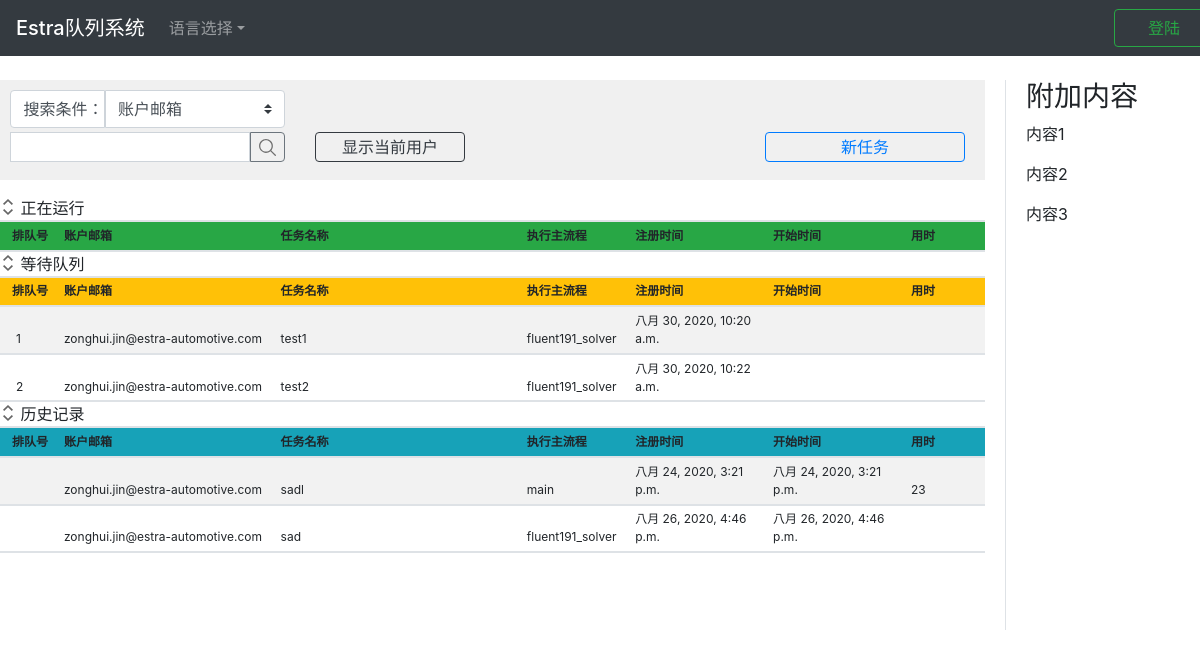
Before: / with the older database file.
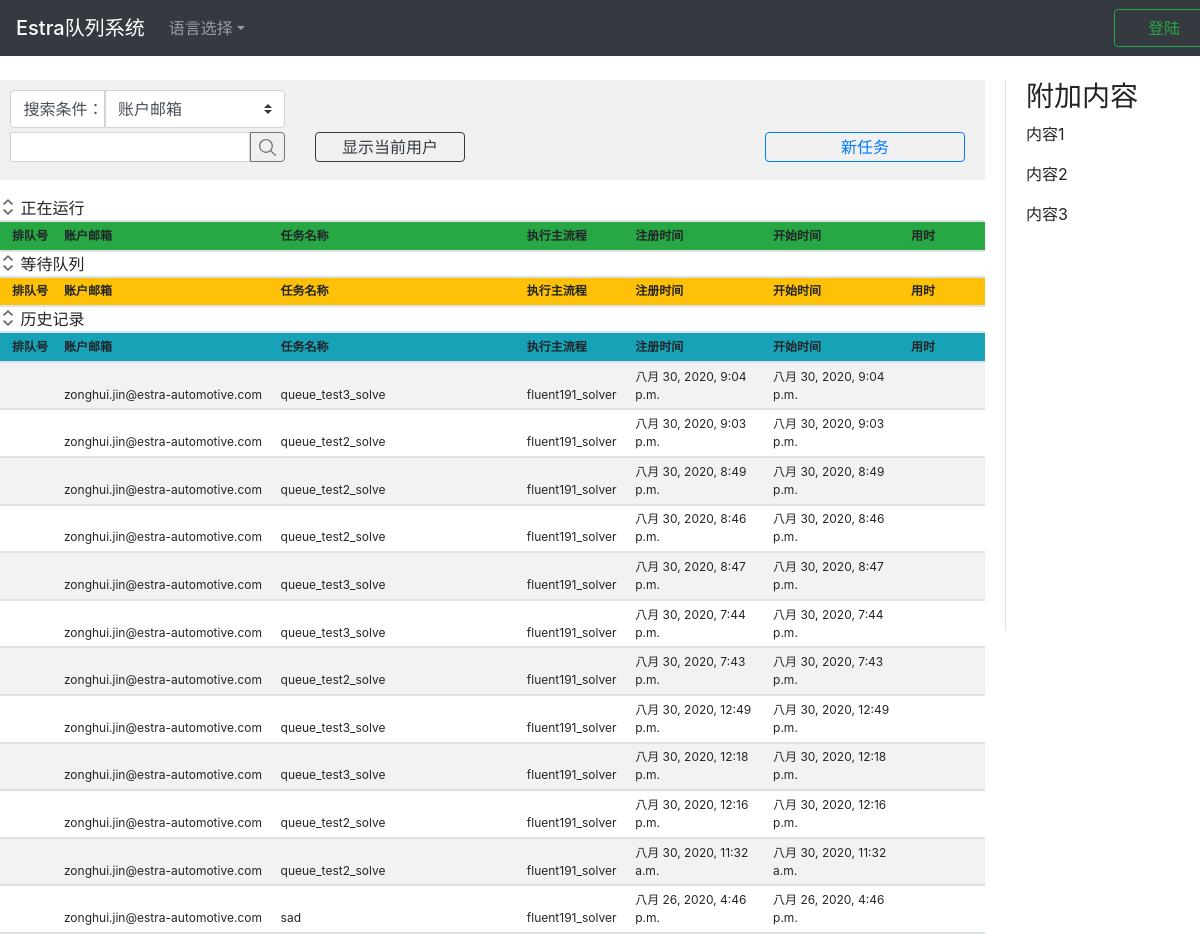
After: the same page with the newer database file.
### app_queue/models.py (models this page shows, shortened)
class WaitList(models.Model):
    objects = models.Manager()                  # for reminder purpose
    id = models.AutoField('ID', primary_key=True)
    order_id = models.IntegerField('队列ID')
    account_email = models.EmailField('账户邮箱', )
    sender_address = models.CharField('请求者地址', max_length=64)
    exec_app = models.CharField('执行主流程', max_length=128)
    mission_name = models.CharField('任务名称', max_length=64)
    mission_data = models.TextField('任务详情', )
    register_time = models.DateTimeField('注册时间', auto_now_add=True)
    start_time = models.CharField('开始时间', blank=True, default='', max_length=64)
    used_time = models.CharField('用时', max_length=64, blank=True, default='')
    def short_mission_data(self):
        if len(str(self.mission_data)) > 30:
            return '{}...'.format(str(self.mission_data)[0:29])
        else:
            return str(self.mission_data)
    short_mission_data.allow_tags = True
    short_mission_data.short_description = '任务详情'
    class Meta:
        ordering = ["order_id"]
        verbose_name = "等待队列"
        verbose_name_plural = "等待队列"

class HistoryList(models.Model):
    objects = models.Manager()
    id = models.AutoField('ID', primary_key=True)
    order_id = models.CharField('队列ID', blank=True, default='', max_length=16)
    account_email = models.EmailField('账户邮箱', )
    sender_address = models.CharField('请求者地址', max_length=64)
    exec_app = models.CharField('执行主流程', max_length=128)
    mission_name = models.CharField('任务名称', max_length=64)
    mission_data = models.TextField('任务详情', )
    register_time = models.DateTimeField('注册时间')
    start_time = models.DateTimeField('开始时间')
    used_time = models.CharField('用时', max_length=64)
    def short_mission_data(self):
        if len(str(self.mission_data)) > 30:
            return '{}...'.format(str(self.mission_data)[0:29])
        else:
            return str(self.mission_data)
    short_mission_data.allow_tags = True
    short_mission_data.short_description = '任务详情'
    class Meta:
        ordering = ["id"]
        verbose_name = "历史记录队列"
        verbose_name_plural = "历史记录队列"

### app_queue/views.py (the view)
# urls.py: path(r'', views.index),
def index(request):
    user_name = request.session.get('user_name')
    user_name_short = ''
    is_login = False
    if user_name:
        is_login = True
        user_name_short = user_name.split('.')[0]
    main_apps = os.listdir('server_app')
    extend_apps_dict = {}
    for i, app in enumerate(main_apps):
        extend_apps_list = []
        file_list = os.listdir('server_app/%s' % app)
        for file in file_list:
            if file.startswith('extend_'):
                app_name = file.replace('extend_', '')
                extend_apps_list.append(app_name)
        extend_apps_dict[app] = extend_apps_list
    parameters = {
        'error_info': '',
        'user_name_short': user_name_short,
        'user_name': user_name,
        'is_login': is_login,
        'main_apps': main_apps,
        'extend_apps_dict': extend_apps_dict,
    }
    for list_name, obj in list_obj.items():
        parameters[list_name] = obj.all()
    return render(request, 'index.html', parameters)

### app_queue/templates/index.html (shortened to what this page needs)
{% extends 'base.html' %}
{% load static %}
{% block css %}
<link href="{% static 'css/index2.css' %}" rel="stylesheet"/>{% endblock %}
{% block login_info %}
    {% if is_login == True %}
        <div class="text-whit text-success btn user_info">Welcome {{user_name_short}}</div>
        <a id="btn_logout" href="/logout"
           class="btn btn-outline-success btn_sign_up">注销
        </a>
    {% else %}
        <button type="button" id="btn_login" data-toggle="modal" data-target="#modal_login"
                class="btn btn-outline-success btn_sign_up">登陆
        </button>
    {% endif %}
{% endblock %}
{% block content %}
<div class="block_content_left ">
    <div class="block_control">
        <div class="input-group-prepend">
            <div class="search_tip">搜索条件：</div>
            <div class="">
                <select class="custom-select select_condition" id="search_condition">
                    <option selected value="2">账户邮箱</option>
                </select>
            </div>
        </div>
        <div class="input-group mb-3 mt-1">
            <input type="text" class="form-control input_search" id="input_search_key">
            <button class="btn btn-outline-secondary btn_search " type="button" id="btn_search"></button>
            <button type="button" class="btn btn-outline-dark btn_filter_user"
            {% if is_login == True %}
                id="btn_filter_user"
            {% else %}
                id="btn_filter_user_false"
            {% endif %}
            >显示当前用户
            </button>
            <button type="button" class="btn btn-outline-primary btn_add"
            {% if is_login == True %}
                id="btn_add_mission"
            {% else %}
                id="btn_add_mission_false"
            {% endif %}
            >新任务
            </button>
        </div>
    </div>
    <div class="block_table table-hover table-striped table-sm mt-3" id="area_3tables">
        <div class="margin_bottom">
            <button class="btn_collapse" type="button" data-toggle="collapse"
                    data-target="#collapse_table1"
                    aria-expanded="false" aria-controls="collapse_table1">
            </button>
            正在运行
        </div>
        <div id="collapse_table1" class="collapse show">
            <table class="" id="table_running">
                <thead class="bg-success">
                <tr>
                    <th class="item1">排队号</th>
                    <th class="item2">账户邮箱</th>
                    <th class="item3">任务名称</th>
                    <th class="item4">执行主流程</th>
                    <th class="item5">注册时间</th>
                    <th class="item6">开始时间</th>
                    <th class="item7">用时</th>
                </tr>
                </thead>
            </table>
        </div>
        <div class="margin_bottom">
            <button class="btn_collapse" type="button" data-toggle="collapse"
                    data-target="#collapse_table2"
                    aria-expanded="false" aria-controls="collapse_table2">
            </button>
            等待队列
        </div>
        <div id="collapse_table2" class="collapse show">
            <table class="" id="table_waiting">
                <thead class="bg-warning">
                <tr>
                    <th class="item1">排队号</th>
                    <th class="item2">账户邮箱</th>
                    <th class="item3">任务名称</th>
                    <th class="item4">执行主流程</th>
                    <th class="item5">注册时间</th>
                    <th class="item6">开始时间</th>
                    <th class="item7">用时</th>
                </tr>
                </thead>
                <tbody>
                {% for mission in waiting_list %}
                <tr>
                    <td class="item1_td">{{mission.order_id}}</td>
                    <td>{{mission.account_email}}</td>
                    <td>{{mission.mission_name}}</td>
                    <td>{{mission.exec_app}}</td>
                    <td>{{mission.register_time}}</td>
                    <td>{{mission.start_time}}</td>
                    <td></td>
                </tr>
                {% endfor %}
                </tbody>
            </table>
        </div>
        <div class="margin_bottom">
            <button class="btn_collapse" type="button" data-toggle="collapse"
                    data-target="#collapse_table3"
                    aria-expanded="false" aria-controls="collapse_table3">
            </button>
            历史记录
        </div>
        <div id="collapse_table3" class="collapse show">
            <table class="" id="table_history">
                <thead class="bg-info">
                <tr>
                    <th class="item1">排队号</th>
                    <th class="item2">账户邮箱</th>
                    <th class="item3">任务名称</th>
                    <th class="item4">执行主流程</th>
                    <th class="item5">注册时间</th>
                    <th class="item6">开始时间</th>
                    <th class="item7">用时</th>
                </tr>
                </thead>
                <tbody>
                {% for mission in history_list reversed%}
                <tr>
                    <td></td>
                    <td>{{mission.account_email}}</td>
                    <td>{{mission.mission_name}}</td>
                    <td>{{mission.exec_app}}</td>
                    <td>{{mission.register_time}}</td>
                    <td>{{mission.start_time}}</td>
                    <td>{{mission.used_time}}</td>
                </tr>
                {% endfor %}
                </tbody>
            </table>
        </div>
    </div>
</div>
<div class="block_additional">
    <div class="fix_aside">
        <h3>附加内容</h3>
        <p>内容1</p>
        <p>内容2</p>
        <p>内容3</p>
    </div>
</div>
{% endblock content %}

### templates/base.html (shortened to what this page needs)
<!doctype html>
{% load static %}
<html lang="en">
<head>
    <link rel="stylesheet" href="https://cdn.jsdelivr.net/npm/bootstrap@4.5.0/dist/css/bootstrap.min.css"
>
    <link rel="stylesheet" href="{%static 'css/base.css'%}">
    {% block css %}{% endblock %}
</head>
<body>
<div class=" bg-dark fixed-top">
    <nav class="navbar navbar-expand-lg navbar-dark nav_content">
        <a class="navbar-brand mb-0 h1" href="/">Estra队列系统</a>
        <div class="collapse navbar-collapse" id="navbarSupportedContent">
            <ul class="navbar-nav mr-auto">
                <li class="nav-item dropdown">
                    <a class="nav-link dropdown-toggle" href="#" id="navbarDropdown" role="button"
                       data-toggle="dropdown"
                       aria-haspopup="true" aria-expanded="false">语言选择</a>
                </li>
            </ul>
            {% block login_info %}
            {% endblock %}
        </div>
    </nav>
</div>
<div class="block_content">
{% block content %}
{% endblock%}
</div>
</body>
</html>

### static/css/base.css (style rules this page uses)
.nav_content { width: 1230px; margin: 0px auto; }
.block_content { position: relative; top: 75px; width: 1200px; margin: 5px auto; }

### static/css/index2.css (style rules this page uses)
.btn_sign_up { width: 100px; }
.search_tip { display: inline-block; font-weight: 400; text-align: center; vertical-align: middle; user-select: none; color:#495057; background-color: #ffffff; border: 1px solid transparent; border-color: #ced4da; border-radius: 0.25rem 0 0 0.25rem; padding: .375rem 0rem .375rem .75rem; width: 95px; }
.select_condition { width: 180px; border-radius: 0 0.25rem 0.25rem 0; }
.block_content_left { float:left; width: 1000px; }
.block_control { height: 100px; margin-right: 15px; padding: 10px; background-color: #F0F0F0; }
.block_control .input_search { flex: none; width: 240px; height: 30px; padding: 0.1rem 0.75rem; }
.block_control .btn_search { width: 35px; height: 30px; padding: 0.1rem 0.75rem; background-image: url('../icon/search.svg'); background-position:center; background-size: 50%; background-repeat: no-repeat; border-radius: 0px 0.25rem 0.25rem 0px; }
.block_control .btn_filter_user { margin-left: 30px; width: 150px; padding: 0.1rem 0.75rem; }
.block_control .btn_add { margin-left: 300px; width: 200px; padding: 0.1rem 0.75rem; }
.block_table { margin-right: 15px; }
.block_table table { width: 100%; color: #212529; }
.block_table .btn_collapse { width: 1rem; height: 1rem; border: 0px; background-color: #ffffff; background-image: url('../icon/expand.svg'); background-size: 100% 100%; background-repeat: no-repeat; }
.block_table .margin_bottom { border-bottom:2px solid #dee2e6; }
.block_table thead, th, td { vertical-align: bottom; font-size: 0.75rem; border-bottom:2px solid #dee2e6; }
.block_table .item1 { padding-left: 0.75rem; width: 6%; }
.block_table .item2 { width: 22%; }
.block_table .item3 { width: 25%; }
.block_table .item4 { width: 11%; }
.block_table .item5 { width: 14%; }
.block_table .item6 { width: 14%; }
.block_table .item7 { width: 9%; }
.block_additional { float: left; width: 195px; margin-left: 5px; }
.block_additional .fix_aside { position: fixed; height: 550px; width: 195px; z-index: 99; padding-left: 20px; border-left:1px solid #dee2e6; }

Changed rows visible on the page:
removed WaitList: order_id "1", account_email "zonghui.jin@estra-automotive.com", mission_name "test1", exec_app "fluent191_solver", register_time "八月 30, 2020, 10:20 a.m."
removed WaitList: order_id "2", account_email "zonghui.jin@estra-automotive.com", mission_name "test2", exec_app "fluent191_solver", register_time "八月 30, 2020, 10:22 a.m."
added HistoryList: account_email "zonghui.jin@estra-automotive.com", mission_name "queue_test3_solve", exec_app "fluent191_solver", register_time "八月 30, 2020, 9:04 p.m.", start_time "八月 30, 2020, 9:04 p.m."
added HistoryList: account_email "zonghui.jin@estra-automotive.com", mission_name "queue_test2_solve", exec_app "fluent191_solver", register_time "八月 30, 2020, 9:03 p.m.", start_time "八月 30, 2020, 9:03 p.m."
added HistoryList: account_email "zonghui.jin@estra-automotive.com", mission_name "queue_test2_solve", exec_app "fluent191_solver", register_time "八月 30, 2020, 8:49 p.m.", start_time "八月 30, 2020, 8:49 p.m."
added HistoryList: account_email "zonghui.jin@estra-automotive.com", mission_name "queue_test2_solve", exec_app "fluent191_solver", register_time "八月 30, 2020, 8:46 p.m.", start_time "八月 30, 2020, 8:46 p.m."
added HistoryList: account_email "zonghui.jin@estra-automotive.com", mission_name "queue_test3_solve", exec_app "fluent191_solver", register_time "八月 30, 2020, 8:47 p.m.", start_time "八月 30, 2020, 8:47 p.m."
added HistoryList: account_email "zonghui.jin@estra-automotive.com", mission_name "queue_test3_solve", exec_app "fluent191_solver", register_time "八月 30, 2020, 7:44 p.m.", start_time "八月 30, 2020, 7:44 p.m."
added HistoryList: account_email "zonghui.jin@estra-automotive.com", mission_name "queue_test2_solve", exec_app "fluent191_solver", register_time "八月 30, 2020, 7:43 p.m.", start_time "八月 30, 2020, 7:43 p.m."
added HistoryList: account_email "zonghui.jin@estra-automotive.com", mission_name "queue_test3_solve", exec_app "fluent191_solver", register_time "八月 30, 2020, 12:49 p.m.", start_time "八月 30, 2020, 12:49 p.m."
added HistoryList: account_email "zonghui.jin@estra-automotive.com", mission_name "queue_test3_solve", exec_app "fluent191_solver", register_time "八月 30, 2020, 12:18 p.m.", start_time "八月 30, 2020, 12:18 p.m."
added HistoryList: account_email "zonghui.jin@estra-automotive.com", mission_name "queue_test2_solve", exec_app "fluent191_solver", register_time "八月 30, 2020, 12:16 p.m.", start_time "八月 30, 2020, 12:16 p.m."
changed HistoryList (number 11 of 12 on the later page): mission_name "sadl" → "queue_test2_solve"; exec_app "main" → "fluent191_solver"; register_time "八月 24, 2020, 3:21 p.m." → "八月 30, 2020, 11:32 a.m."; start_time "八月 24, 2020, 3:21 p.m." → "八月 30, 2020, 11:32 a.m."; used_time "23" → (not shown)
